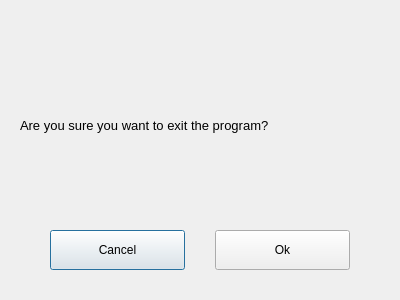
<?xml version="1.0" encoding="UTF-8"?>
<ui version="4.0">
 <class>GlobalMessageDialog</class>
 <widget class="QDialog" name="GlobalMessageDialog">
  <property name="geometry">
   <rect>
    <x>0</x>
    <y>0</y>
    <width>400</width>
    <height>300</height>
   </rect>
  </property>
  <property name="windowTitle">
   <string>提醒</string>
  </property>
  <layout class="QVBoxLayout" name="verticalLayout">
   <property name="spacing">
    <number>0</number>
   </property>
   <property name="leftMargin">
    <number>20</number>
   </property>
   <property name="topMargin">
    <number>10</number>
   </property>
   <property name="rightMargin">
    <number>20</number>
   </property>
   <property name="bottomMargin">
    <number>10</number>
   </property>
   <item>
    <widget class="QLabel" name="title">
     <property name="sizePolicy">
      <sizepolicy hsizetype="Preferred" vsizetype="Fixed">
       <horstretch>0</horstretch>
       <verstretch>0</verstretch>
      </sizepolicy>
     </property>
     <property name="minimumSize">
      <size>
       <width>0</width>
       <height>30</height>
      </size>
     </property>
     <property name="font">
      <font>
       <pointsize>12</pointsize>
       <weight>75</weight>
       <bold>true</bold>
      </font>
     </property>
     <property name="text">
      <string/>
     </property>
     <property name="alignment">
      <set>Qt::AlignCenter</set>
     </property>
    </widget>
   </item>
   <item>
    <widget class="QLabel" name="messageLabel">
     <property name="sizePolicy">
      <sizepolicy hsizetype="Preferred" vsizetype="MinimumExpanding">
       <horstretch>0</horstretch>
       <verstretch>0</verstretch>
      </sizepolicy>
     </property>
     <property name="font">
      <font>
       <family>Arial</family>
       <pointsize>10</pointsize>
      </font>
     </property>
     <property name="text">
      <string>Are you sure you want to exit the program?</string>
     </property>
    </widget>
   </item>
   <item>
    <layout class="QHBoxLayout" name="horizontalLayout">
     <property name="spacing">
      <number>30</number>
     </property>
     <property name="leftMargin">
      <number>30</number>
     </property>
     <property name="topMargin">
      <number>20</number>
     </property>
     <property name="rightMargin">
      <number>30</number>
     </property>
     <property name="bottomMargin">
      <number>20</number>
     </property>
     <item>
      <widget class="QPushButton" name="cancelBtn">
       <property name="minimumSize">
        <size>
         <width>0</width>
         <height>40</height>
        </size>
       </property>
       <property name="text">
        <string>Cancel</string>
       </property>
      </widget>
     </item>
     <item>
      <widget class="QPushButton" name="okBtn">
       <property name="minimumSize">
        <size>
         <width>0</width>
         <height>40</height>
        </size>
       </property>
       <property name="text">
        <string>Ok</string>
       </property>
      </widget>
     </item>
    </layout>
   </item>
  </layout>
 </widget>
 <layoutdefault spacing="6" margin="11"/>
 <resources/>
 <connections/>
</ui>
